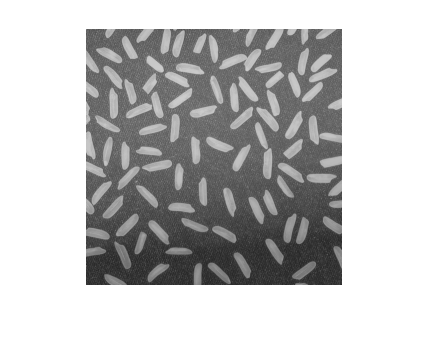
%> input picture Dip1.png, 430 x 349 px
$ octave Erosion_rect_44.m   (GNU Octave 9; MATLAB toolbox functions it lacks are replaced by stand-ins)
%> lines starting %> are read from the running program, lines starting %| are printed output that depends on the picture
clc,
close all;
clear all;
I = imread('Dip1.png');
%> I is the input picture: size 349x430x3 uint8; min 40, max 255, mean 192.2
figure, imshow(I);
SE = strel('rectangle',[4 4]);
J = imerode(I,SE);
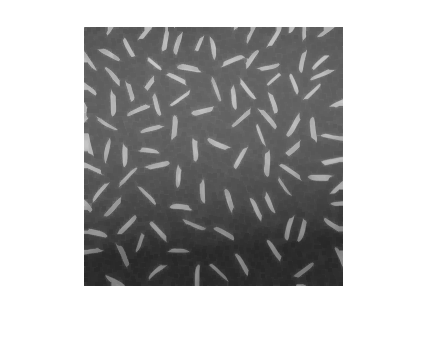
%> J: size 349x430x3 uint8; min 40, max 255, mean 182.2
J = imerode(J,SE);
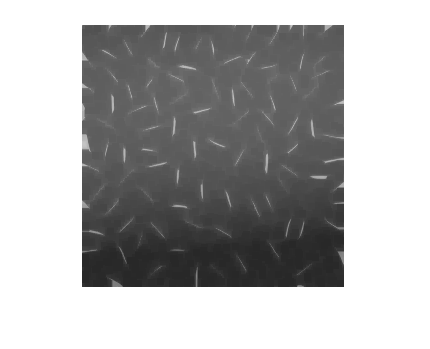
%> J: size 349x430x3 uint8; min 40, max 255, mean 175.7
figure, imshow(J);
